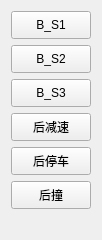
               <widget class="QWidget" name="layoutWidget">
                <property name="geometry">
                 <rect>
                  <x>400</x>
                  <y>21</y>
                  <width>82</width>
                  <height>240</height>
                 </rect>
                </property>
                <layout class="QVBoxLayout" name="verticalLayout_26">
                 <item>
                  <widget class="QPushButton" name="pushButton_23">
                   <property name="minimumSize">
                    <size>
                     <width>80</width>
                     <height>28</height>
                    </size>
                   </property>
                   <property name="maximumSize">
                    <size>
                     <width>80</width>
                     <height>16777215</height>
                    </size>
                   </property>
                   <property name="text">
                    <string>B_S1</string>
                   </property>
                  </widget>
                 </item>
                 <item>
                  <widget class="QPushButton" name="pushButton_25">
                   <property name="minimumSize">
                    <size>
                     <width>80</width>
                     <height>28</height>
                    </size>
                   </property>
                   <property name="maximumSize">
                    <size>
                     <width>80</width>
                     <height>16777215</height>
                    </size>
                   </property>
                   <property name="text">
                    <string>B_S2</string>
                   </property>
                  </widget>
                 </item>
                 <item>
                  <widget class="QPushButton" name="pushButton_28">
                   <property name="minimumSize">
                    <size>
                     <width>80</width>
                     <height>28</height>
                    </size>
                   </property>
                   <property name="maximumSize">
                    <size>
                     <width>80</width>
                     <height>16777215</height>
                    </size>
                   </property>
                   <property name="text">
                    <string>B_S3</string>
                   </property>
                  </widget>
                 </item>
                 <item>
                  <widget class="QPushButton" name="pushButton_31">
                   <property name="minimumSize">
                    <size>
                     <width>80</width>
                     <height>28</height>
                    </size>
                   </property>
                   <property name="maximumSize">
                    <size>
                     <width>80</width>
                     <height>16777215</height>
                    </size>
                   </property>
                   <property name="text">
                    <string>后减速</string>
                   </property>
                  </widget>
                 </item>
                 <item>
                  <widget class="QPushButton" name="pushButton_26">
                   <property name="minimumSize">
                    <size>
                     <width>80</width>
                     <height>28</height>
                    </size>
                   </property>
                   <property name="maximumSize">
                    <size>
                     <width>80</width>
                     <height>16777215</height>
                    </size>
                   </property>
                   <property name="text">
                    <string>后停车</string>
                   </property>
                  </widget>
                 </item>
                 <item>
                  <widget class="QPushButton" name="pushButton_21">
                   <property name="minimumSize">
                    <size>
                     <width>80</width>
                     <height>28</height>
                    </size>
                   </property>
                   <property name="maximumSize">
                    <size>
                     <width>80</width>
                     <height>16777215</height>
                    </size>
                   </property>
                   <property name="text">
                    <string>后撞</string>
                   </property>
                  </widget>
                 </item>
                 <item>
                  <spacer name="verticalSpacer_6">
                   <property name="orientation">
                    <enum>Qt::Vertical</enum>
                   </property>
                   <property name="sizeHint" stdset="0">
                    <size>
                     <width>20</width>
                     <height>40</height>
                    </size>
                   </property>
                  </spacer>
                 </item>
                </layout>
               </widget>
